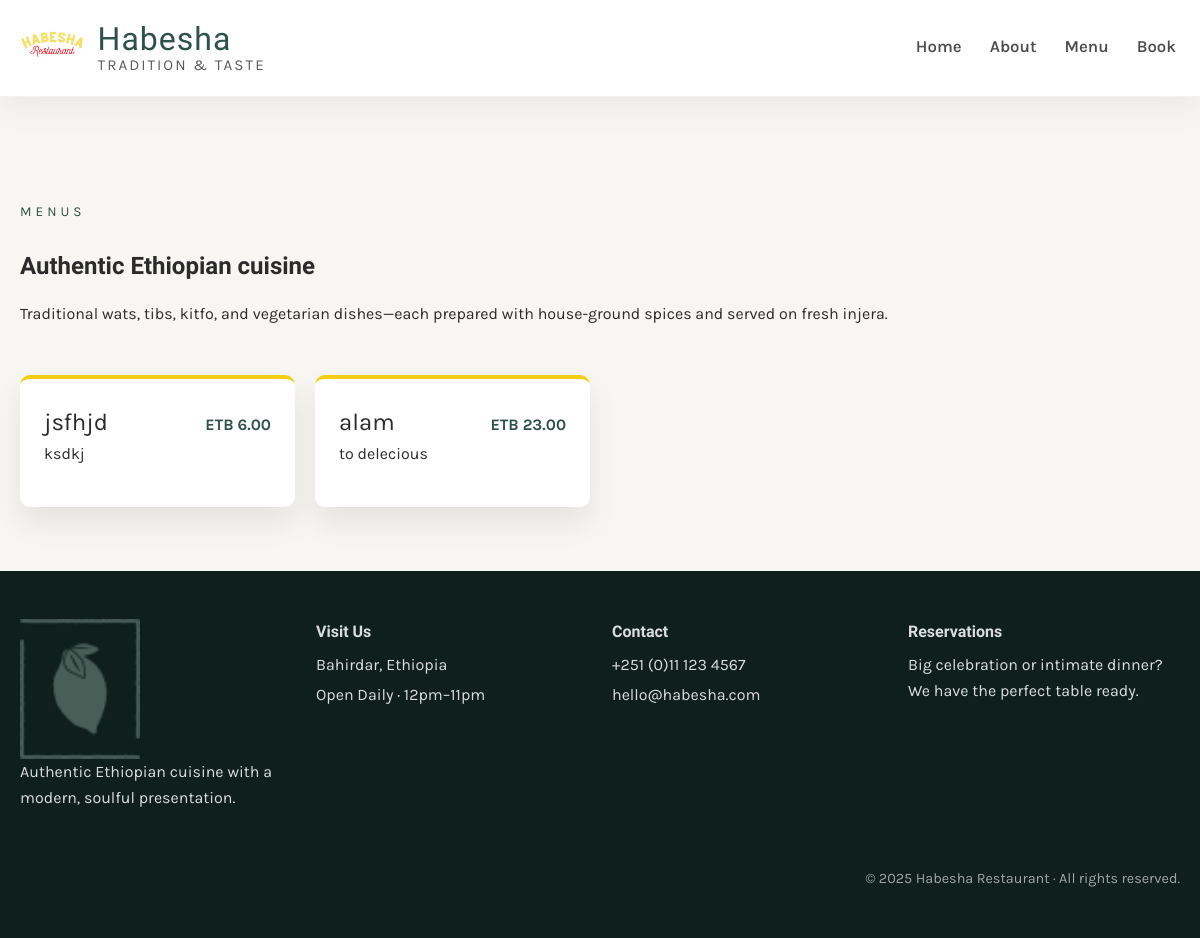
The app's page /menu/, older data.
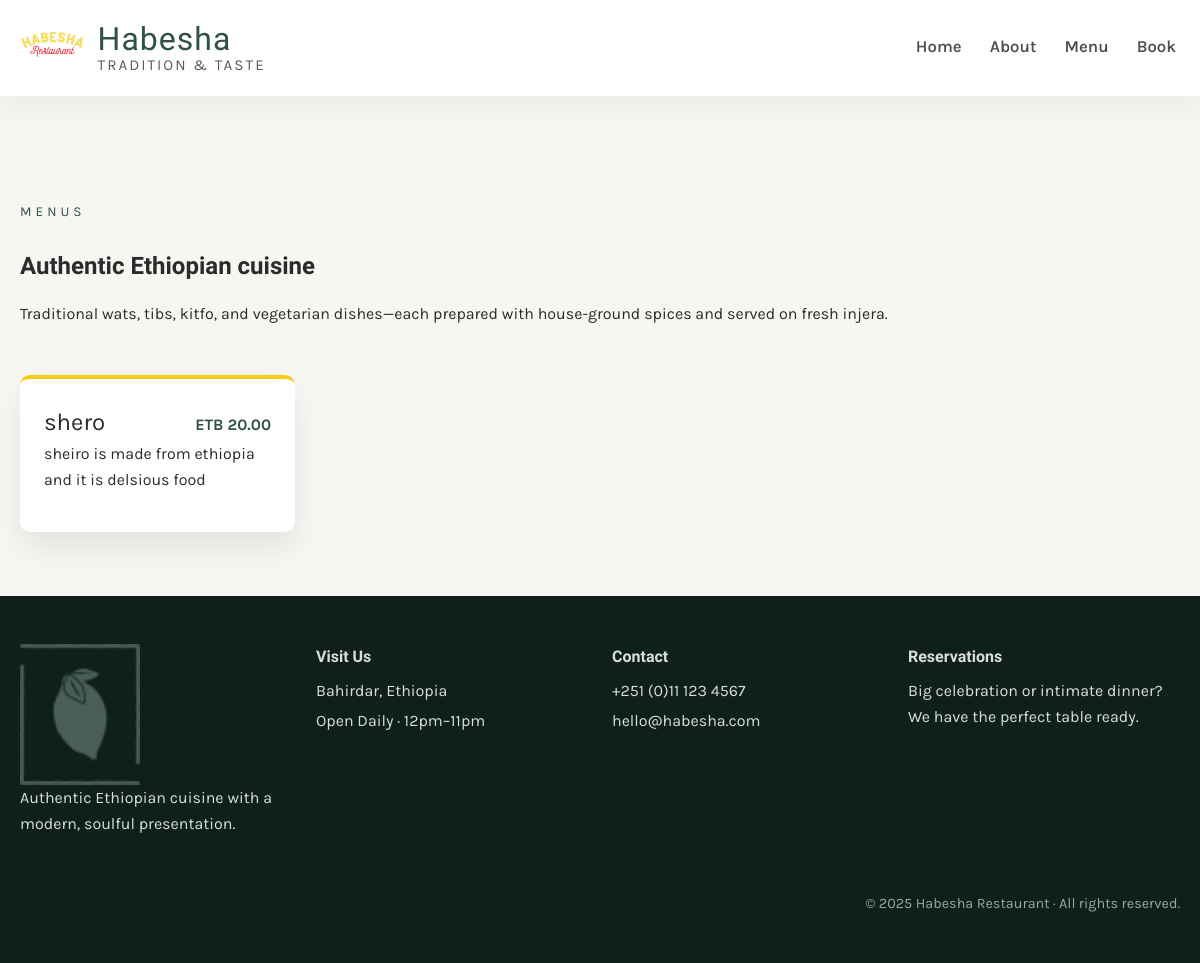
The same page, newer data.
### restaurant/models.py (models this page shows, shortened)
class Menu(models.Model):
   name=models.CharField(max_length=200)
   Price=models.IntegerField()
   description=models.CharField(max_length=1000,default="")

### restaurant/views.py (the view)
# urls.py: path('menu/', views.menu, name="menu"),
def menu(request):
    context={'menu_items':Menu.objects.all()}
    return render(request, 'menu.html', context)

### restaurant/templates/menu.html
{% extends 'base.html' %}
{% block content %}
<section class="section">
  <div class="section__intro">
    <p class="section__eyebrow">Menus</p>
    <h1>Authentic Ethiopian cuisine</h1>
    <p>Traditional wats, tibs, kitfo, and vegetarian dishes—each prepared with house-ground spices and served on fresh injera.</p>
  </div>
  <div class="menu-list">
    {% for item in menu_items %}
      <article class="menu-card">
        <div class="menu-card__title">
          <a href="{% url 'menu_item' pk=item.pk %}">{{ item.name }}</a>
          <span class="menu-card__price">ETB {{ item.Price|floatformat:2 }}</span>
        </div>
        <p>{{ item.description|default:"Traditional Ethiopian dish prepared with authentic spices and fresh ingredients." }}</p>
      </article>
    {% empty %}
      <p>The menu is being refreshed. Please check back shortly.</p>
    {% endfor %}
  </div>
</section>
{% endblock %}

Row changes from the older to the newer data that the page shows:
removed Menu: name "jsfhjd", Price "6.00", description "ksdkj"
removed Menu: name "alam", Price "23.00", description "to delecious"
added Menu: name "shero", Price "20.00", description "sheiro is made from ethiopia and it is delsious food"
